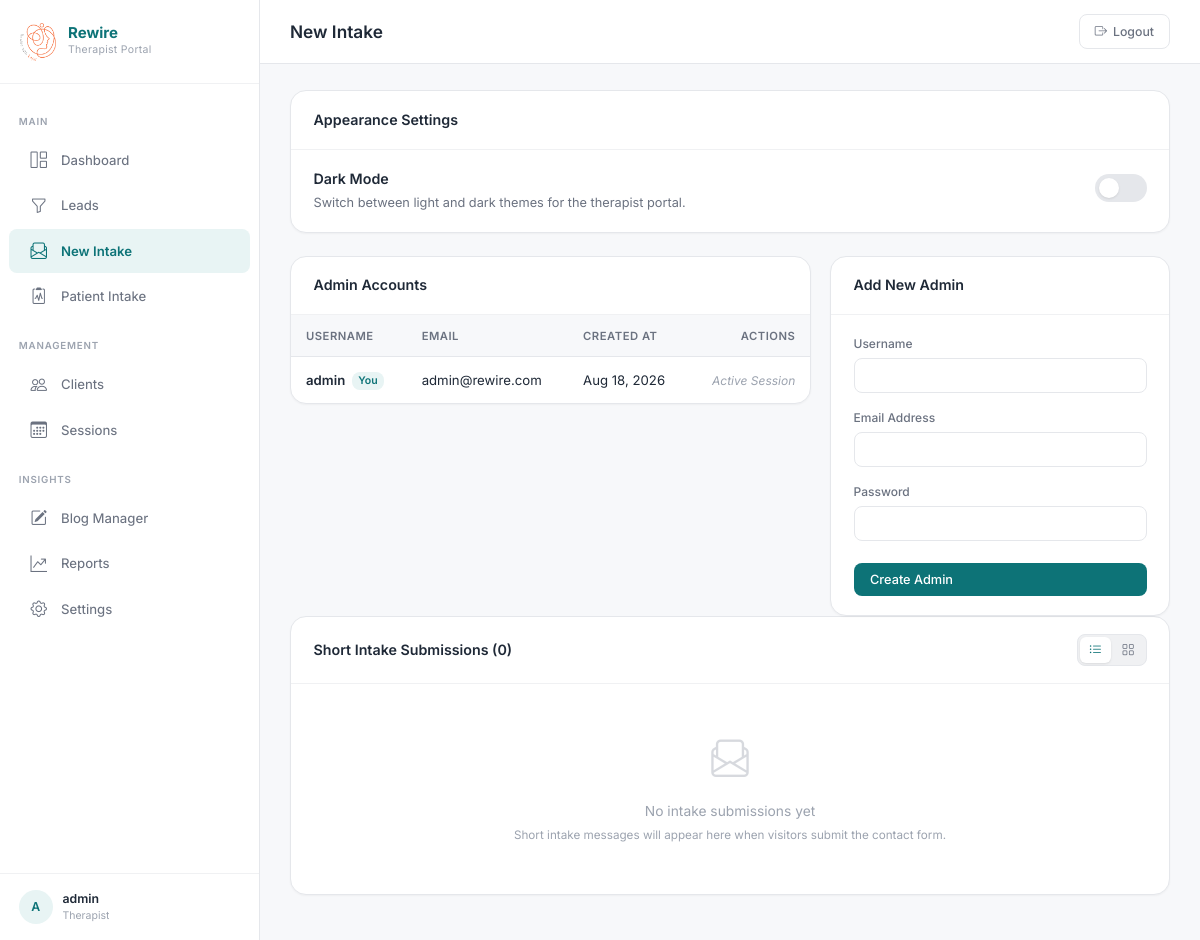
The page /admin/index.php?page=intake (signed in) on the database its author committed.
### tables this page shows
CREATE TABLE IF NOT EXISTS `users` (
    `id` INT AUTO_INCREMENT PRIMARY KEY,
    `username` VARCHAR(100) NOT NULL UNIQUE,
    `password` VARCHAR(255) NOT NULL,
    `email` VARCHAR(255) NOT NULL UNIQUE,
    `created_at` TIMESTAMP DEFAULT CURRENT_TIMESTAMP
);

### admin/pages/settings.php (the view, shortened to what this page needs)
<?php
$db = getDbConnection();
$currentUserId = $_SESSION['user_id'];
$admins = $db->query("SELECT * FROM `users` ORDER BY `username` ASC")->fetchAll(PDO::FETCH_ASSOC);
?>
<div class="panel" style="margin-bottom:1.5rem;max-width:900px;">
  <div class="panel-header"><div class="panel-title">Appearance Settings</div></div>
  <div class="panel-body">
    <div style="display:flex;align-items:center;justify-content:space-between;">
      <div>
        <div style="font-weight:600;font-size:0.95rem;color:var(--clr-text);">Dark Mode</div>
        <div style="font-size:0.85rem;color:var(--clr-text-secondary);margin-top:0.15rem;">Switch between light and dark themes for the therapist portal.</div>
      </div>
      <div>
        <label class="theme-switch">
          <span class="slider"></span>
        </label>
      </div>
    </div>
  </div>
</div>
<div class="settings-grid" style="display:grid;grid-template-columns:1fr 340px;gap:1.25rem;max-width:900px;align-items:start;">
  <div class="panel">
    <div class="panel-header">
      <div class="panel-title">Admin Accounts</div>
    </div>
    <div class="panel-body panel-body-flush">
      <div class="data-table-wrap">
        <table class="data-table">
          <thead>
            <tr>
              <th>Username</th>
              <th>Email</th>
              <th>Created At</th>
              <th style="text-align:right;">Actions</th>
            </tr>
          </thead>
          <tbody>
            <?php foreach ($admins as $admin): ?>
              <tr>
                <td class="td-name">
                  <?php echo htmlspecialchars($admin['username']); ?>
                  <?php if ($admin['id'] === $currentUserId): ?>
                    <span style="background:var(--clr-primary-light);color:var(--clr-primary);font-size:0.7rem;font-weight:600;padding:0.15rem 0.4rem;border-radius:var(--radius-sm);margin-left:0.25rem;">You</span>
                  <?php endif; ?>
                </td>
                <td><?php echo htmlspecialchars($admin['email']); ?></td>
                <td><?php echo date('M d, Y', strtotime($admin['created_at'])); ?></td>
                <td style="text-align:right;">
                  <?php if ($admin['id'] === $currentUserId): ?>
                    <span style="color:var(--clr-text-muted);font-size:0.8rem;font-style:italic;">Active Session</span>
                  <?php endif; ?>
                </td>
              </tr>
            <?php endforeach; ?>
          </tbody>
        </table>
      </div>
    </div>
  </div>
  <div class="panel">
    <div class="panel-header">
      <div class="panel-title">Add New Admin</div>
    </div>
    <div class="panel-body">
      <form method="post" action="index.php?page=settings">
        <div class="form-group">
          <label class="form-label" for="username">Username</label>
          <input type="text" class="form-input" id="username" name="username" required autocomplete="off" />
        </div>
        <div class="form-group">
          <label class="form-label" for="email">Email Address</label>
          <input type="email" class="form-input" id="email" name="email" required autocomplete="off" />
        </div>
        <div class="form-group">
          <label class="form-label" for="password">Password</label>
          <input type="password" class="form-input" id="password" name="password" required minlength="6" autocomplete="new-password" />
        </div>
        <button type="submit" class="btn btn-primary" style="margin-top:0.5rem;width:100%;">Create Admin</button>
      </form>
    </div>
  </div>
</div>

### admin/css/dashboard.css (style rules this page uses)
:root { --clr-primary: #0d7377; --clr-primary-light: #e8f4f4; --clr-primary-dark: #095456; --clr-primary-hover: #0b6264; --clr-accent: #7fb685; --clr-accent-light: #eaf5eb; --clr-success: #34a853; --clr-success-light: #e6f4ea; --clr-warning: #f59e0b; --clr-warning-light: #fef3c7; --clr-danger: #ea4335; --clr-danger-light: #fce8e6; --clr-info: #4285f4; --clr-info-light: #e8f0fe; --clr-bg: #f7f8fa; --clr-surface: #ffffff; --clr-border: #e5e7eb; --clr-border-light: #f0f1f3; --clr-text: #1f2937; --clr-text-secondary: #6b7280; --clr-text-muted: #9ca3af; --sidebar-width: 260px; --sidebar-bg: #ffffff; --sidebar-active-bg: var(--clr-primary-light); --sidebar-hover-bg: #f3f4f6; --shadow-xs: 0 1px 2px rgba(0,0,0,0.04); --shadow-sm: 0 1px 3px rgba(0,0,0,0.06), 0 1px 2px rgba(0,0,0,0.04); --shadow-md: 0 4px 6px rgba(0,0,0,0.05), 0 2px 4px rgba(0,0,0,0.04); --shadow-lg: 0 10px 15px rgba(0,0,0,0.06), 0 4px 6px rgba(0,0,0,0.04); --radius-sm: 8px; --radius-md: 12px; --radius-lg: 16px; --radius-xl: 20px; --radius-full: 9999px; --transition-fast: 150ms ease; --transition-base: 200ms ease; --transition-slow: 300ms ease; --font-family: 'Inter', -apple-system, BlinkMacSystemFont, 'Segoe UI', sans-serif; }
*, *::before, *::after { box-sizing: border-box; margin: 0; padding: 0; }
html { font-size: 15px; -webkit-font-smoothing: antialiased; -moz-osx-font-smoothing: grayscale; }
body.admin-body { font-family: var(--font-family); background: var(--clr-bg); color: var(--clr-text); line-height: 1.6; min-height: 100vh; display: flex; overflow-x: hidden; }
.panel { background: var(--clr-surface); border: 1px solid var(--clr-border); border-radius: var(--radius-lg); box-shadow: var(--shadow-xs); }
.panel-header { padding: 1.15rem 1.5rem; border-bottom: 1px solid var(--clr-border-light); display: flex; align-items: center; justify-content: space-between; }
.panel-title { font-size: 0.95rem; font-weight: 600; color: var(--clr-text); }
.panel-body { padding: 1.25rem 1.5rem; }
.panel-body-flush { padding: 0; }
.data-table-wrap { overflow-x: auto; }
.data-table { width: 100%; border-collapse: collapse; }
.data-table th { background: var(--clr-bg); color: var(--clr-text-secondary); font-weight: 600; font-size: 0.75rem; text-transform: uppercase; letter-spacing: 0.5px; padding: 0.75rem 1rem; border-bottom: 1px solid var(--clr-border); text-align: left; white-space: nowrap; }
.data-table td { padding: 0.85rem 1rem; font-size: 0.88rem; border-bottom: 1px solid var(--clr-border-light); vertical-align: middle; color: var(--clr-text); }
.data-table tbody tr { transition: background var(--transition-fast); }
.data-table tbody tr:last-child td { border-bottom: none; }
.td-name { font-weight: 600; }
.btn { display: inline-flex; align-items: center; gap: 0.4rem; font-family: var(--font-family); font-size: 0.85rem; font-weight: 500; padding: 0.55rem 1.1rem; border-radius: var(--radius-sm); border: none; cursor: pointer; transition: all var(--transition-fast); line-height: 1.3; }
.btn-primary { background: var(--clr-primary); color: #fff; }
.form-group { margin-bottom: 1rem; }
.form-label { display: block; font-size: 0.8rem; font-weight: 500; color: var(--clr-text-secondary); margin-bottom: 0.35rem; }
.form-input, .form-select, .form-textarea { width: 100%; padding: 0.55rem 0.85rem; font-family: var(--font-family); font-size: 0.88rem; border: 1px solid var(--clr-border); border-radius: var(--radius-sm); background: var(--clr-surface); color: var(--clr-text); transition: border-color var(--transition-fast), box-shadow var(--transition-fast); }

### admin/pages/settings.php (style rules this page uses)
.theme-switch { position: relative; display: inline-block; width: 52px; height: 28px; }
.slider { position: absolute; top: 0; left: 0; right: 0; bottom: 0; background-color: var(--clr-border); transition: .3s; border-radius: 28px; z-index: 1; }
.slider:before { position: absolute; content: ""; height: 20px; width: 20px; left: 4px; bottom: 4px; background-color: white; transition: .3s; border-radius: 50%; box-shadow: var(--shadow-sm); z-index: 1; }

### rows shown on the page
users: username "admin", shows "You", email "admin@rewire.com", created_at "Aug 18, 2026", shows "Active Session"

### other values the page prints
substr($_SESSION['username'] ?? 'A', 0, 1) "A"
$_SESSION['username'] "admin"
$pageTitle "New Intake"
count($intakes) "0"
